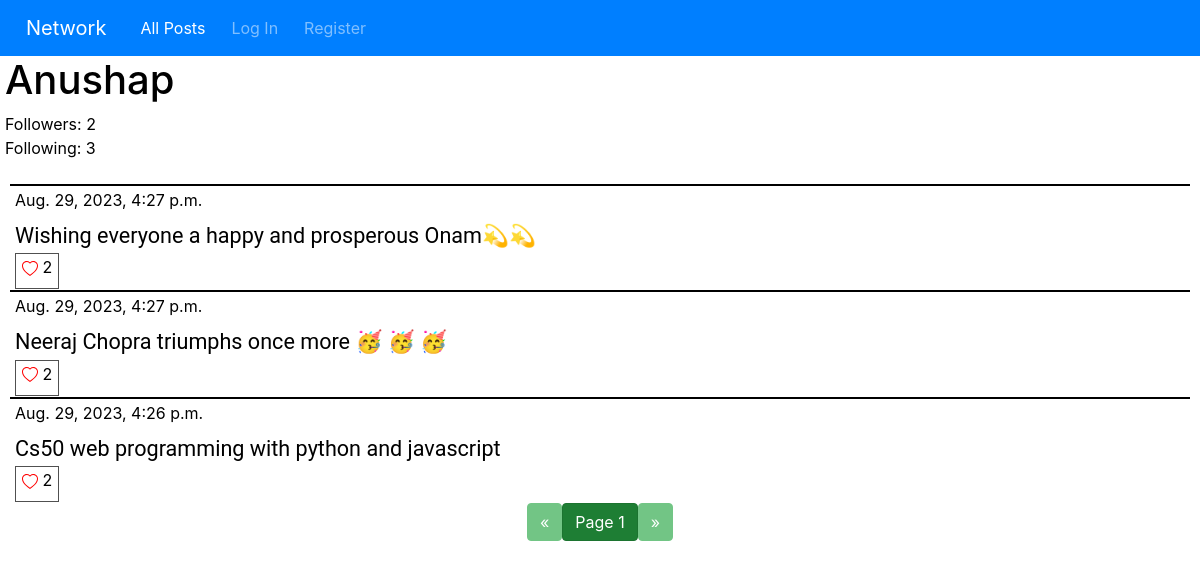
/user/17/page/1, run on the app's committed database.
### network/models.py (models this page shows, shortened)
class User(AbstractUser):
    pass

class Posts(models.Model):
    content = models.TextField(blank=False)
    user = models.ForeignKey(User, on_delete=models.CASCADE, related_name="user_posts")
    like = models.IntegerField(default=0)
    time = models.DateTimeField(auto_now_add=True)

### network/views.py (the view, shortened to what this page needs)
# urls.py: path("user/<int:user_id>/page/<int:page_no>", views.view_user, name="user-posts"),
@csrf_exempt
def view_user(request, user_id, page_no):
    usr_ = User.objects.get(pk=user_id)
    posts = usr_.user_posts.all().order_by("-time")
    posts = Paginator(posts, 10).page(page_no)
    liked_posts = liked_list(posts, request.user)
    followers = usr_.follows.first().followers.all()
    f = "Follow"
    if request.user in followers:
        f = "Unfollow"
    followings = usr_.follows.first().followed_users.all()
    return render(request, "network/user.html", {
        "posts": posts,
        "liked_posts": liked_posts,
        "usr": usr_,
        "followers": len(followers),
        "followings": len(followings),
        "btnText": f
    })

### network/views.py (called while the page is built)
def liked_list(posts, user):
    liked_posts = []
    for post in posts:
        for p in post.liked_usr.all():
            for usr in p.liked_users.all():
                if usr == user:
                    liked_posts.append(post.id)
    return liked_posts

### network/templates/network/user.html (shortened to what this page needs)
{% extends "network/layout.html" %}
{% load static %}
{% block body %}
<label id="user-head">
    <h1>{{ usr }}
    </h1>
    <p id="follow-data">Followers: {{ followers }} <br/>Following: {{ followings }}</p>
</label>
<div id="all_posts">
    <div id="posts">
        {% for post in posts %}
        <div class="post-item">
            <label class="post-content">
                <label class="time-data">{{ post.time }}</label>
                <br />
                <p class="post-text">{{ post.content }}</p>
                {% if user.is_authenticated %}
                {% if post.id in liked_posts %}
                <div id="like-btn-{{ post.id }}">
                    <button class="like-btn" onclick="like_post('{{ post.id }}');">
                        <svg xmlns="http://www.w3.org/2000/svg" width="16" height="16" fill="red"
                            class="bi bi-heart-fill" viewBox="0 0 16 16">
                            <path fill-rule="evenodd"
                                d="M8 1.314C12.438-3.248 23.534 4.735 8 15-7.534 4.736 3.562-3.248 8 1.314z" />
                        </svg>
                        <label class="bi-heart" id="like-no-{{ post.id }}">{{ post.like }}</label>
                    </button>
                </div>
                {% else %}
                <div id="like-btn-{{ post.id }}">
                    <button class="like-btn" onclick="like_post('{{ post.id }}');">
                        <svg xmlns="http://www.w3.org/2000/svg" width="16" height="16" fill="red" class="bi bi-heart"
                            viewBox="0 0 16 16">
                            <path
                                d="m8 2.748-.717-.737C5.6.281 2.514.878 1.4 3.053c-.523 1.023-.641 2.5.314 4.385.92 1.815 2.834 3.989 6.286 6.357 3.452-2.368 5.365-4.542 6.286-6.357.955-1.886.838-3.362.314-4.385C13.486.878 10.4.28 8.717 2.01L8 2.748zM8 15C-7.333 4.868 3.279-3.04 7.824 1.143c.06.055.119.112.176.171a3.12 3.12 0 0 1 .176-.17C12.72-3.042 23.333 4.867 8 15z" />
                        </svg>
                        <label class="bi-heart" id="like-no-{{ post.id }}">{{ post.like }}</label>
                    </button>
                </div>
                {% endif %}
                {% else %}
                <div id="like-btn-{{ post.id }}">
                    <button class="like-btn" onclick="alert('You must me signed in to like posts');">
                        <label class="bi-heart" id="like-no-{{ post.id }}">{{ post.like }}</label>
                    </button>
                </div>
                {% endif %}
            </label>
        </div>
        {% endfor %}
    </div>
</div>
<nav aria-label="Page navigation">
    <ul class="pagination justify-content-center">
        {% if posts.has_previous %}
        <li>
            <a href="{% url 'user-posts' usr.id posts.previous_page_number %}">
                <button class="btn btn-success"> &laquo; </button>
            </a>
        </li>
        {% else %}
        <li>
            <button class="btn btn-success" disabled> &laquo; </button>
        </li>
        {% endif %}
        <li>
            <a href="#">
                <button class="btn btn-success active">Page {{ posts.number }}</button>
            </a>
        </li>
        {% if posts.has_next %}
        <li>
            <a href="{% url 'user-posts' usr.id posts.next_page_number %}">
                <button class="btn btn-success"> &raquo; </button>
            </a>
        </li>
        {% else %}
        <li>
            <button class="btn btn-success" disabled> &raquo; </button>
        </li>
        {% endif %}
    </ul>
</nav>
{% endblock %}

### network/static/network/styles.css (style rules this page uses)
body { background-color: white; color: black; }
#posts { margin-left: 10px; margin-right: 10px; }
.post-item { border-top: 2px solid black; font-size: large; }
.post-content { color: black; margin-left: 5px; margin-bottom: 1px; }
.time-data { color: black; font-size: medium; margin-top: 1px; }
.like-btn { background-color: transparent; border: 1px solid #505050; font-size: medium; }
.post-text { font-family: Roboto; font-size: larger; margin-bottom: 1px; }
#user-head { text-transform: capitalize; margin-left: 5px; color: black; }
#follow-data { font-size: medium; }

### data on the page
User: username "Anushap"
Posts: time "Aug. 29, 2023, 4:27 p.m.", content "Wishing everyone a happy and prosperous Onam💫💫", like "2"
Posts: time "Aug. 29, 2023, 4:27 p.m.", content "Neeraj Chopra triumphs once more 🥳 🥳 🥳", like "2"
Posts: time "Aug. 29, 2023, 4:26 p.m.", content "Cs50 web programming with python and javascript", like "2"

### other printed values
{{ followers }} "2"
{{ followings }} "3"
{{ posts.number }} "1"
